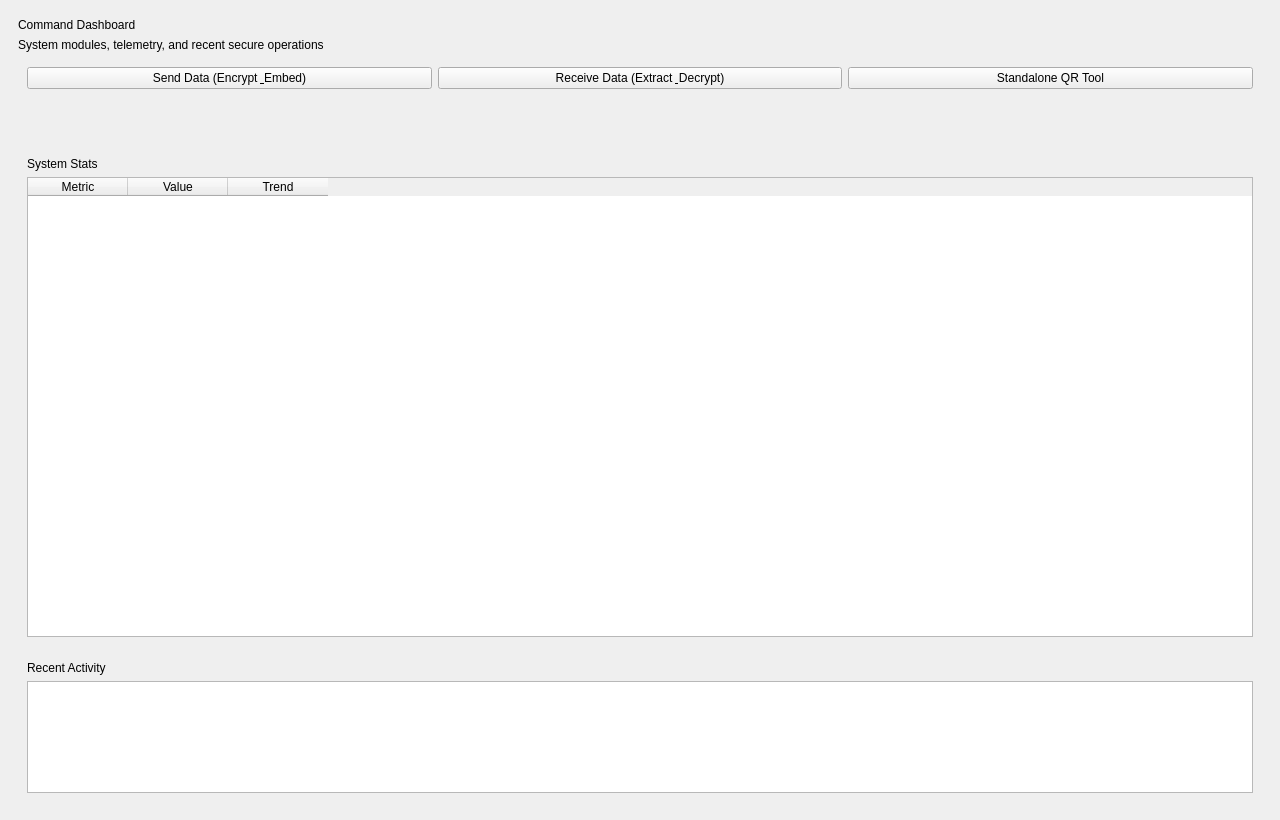
<?xml version="1.0" encoding="UTF-8"?>
<ui version="4.0">
 <class>DashboardWindow</class>
 <widget class="QMainWindow" name="DashboardWindow">
  <property name="geometry"><rect><x>0</x><y>0</y><width>1280</width><height>820</height></rect></property>
  <property name="windowTitle"><string>Command Dashboard</string></property>
  <widget class="QWidget" name="centralwidget">
   <layout class="QVBoxLayout" name="verticalLayout">
    <item><widget class="QFrame" name="rootPanel">
      <layout class="QVBoxLayout" name="verticalLayout_2">
       <item><widget class="QLabel" name="titleLabel"><property name="text"><string>Command Dashboard</string></property></widget></item>
       <item><widget class="QLabel" name="subTitleLabel"><property name="text"><string>System modules, telemetry, and recent secure operations</string></property></widget></item>
       
       <item>
        <widget class="QFrame" name="primaryActionsFrame">
         <layout class="QHBoxLayout" name="primaryActionsLayout">
          <item><widget class="QPushButton" name="dataEntryButton"><property name="text"><string>Send Data (Encrypt &amp; Embed)</string></property></widget></item>
          <item><widget class="QPushButton" name="recoveryButton"><property name="text"><string>Receive Data (Extract &amp; Decrypt)</string></property></widget></item>
          <item><widget class="QPushButton" name="monitoringButton"><property name="text"><string>Standalone QR Tool</string></property></widget></item>
         </layout>
        </widget>
       </item>

       <item>
        <widget class="QFrame" name="adminActionsFrame">
         <layout class="QHBoxLayout" name="adminActionsLayout">
          <item><spacer><property name="orientation"><enum>Qt::Horizontal</enum></property><property name="sizeHint" stdset="0"><size><width>40</width><height>20</height></size></property></spacer></item>
         </layout>
        </widget>
       </item>

       <item>
        <widget class="QFrame" name="card">
         <property name="sizePolicy">
            <sizepolicy hsizetype="Expanding" vsizetype="Expanding">
                <horstretch>0</horstretch>
                <verstretch>1</verstretch>
            </sizepolicy>
         </property>
         <layout class="QVBoxLayout" name="verticalLayout_3">
          <item>
           <widget class="QLabel" name="labelStats">
            <property name="text"><string>System Stats</string></property>
           </widget>
          </item>
          <item>
           <widget class="QTableWidget" name="statsTable">
            <property name="columnCount"><number>3</number></property>
            <property name="rowCount"><number>0</number></property>
            <column><property name="text"><string>Metric</string></property></column>
            <column><property name="text"><string>Value</string></property></column>
            <column><property name="text"><string>Trend</string></property></column>
           </widget>
          </item>
         </layout>
        </widget>
       </item>
       <item>
        <widget class="QFrame" name="card_bottom">
         <property name="maximumSize">
            <size>
               <width>16777215</width>
               <height>150</height>
            </size>
         </property>
         <layout class="QVBoxLayout" name="verticalLayout_4">
          <item><widget class="QLabel" name="labelRecent"><property name="text"><string>Recent Activity</string></property></widget></item>
          <item><widget class="QListWidget" name="recentActivityList"/></item>
         </layout>
        </widget>
       </item>
      </layout>
     </widget>
    </item>
   </layout>
  </widget>
 </widget>
 <resources/>
 <connections/>
</ui>
